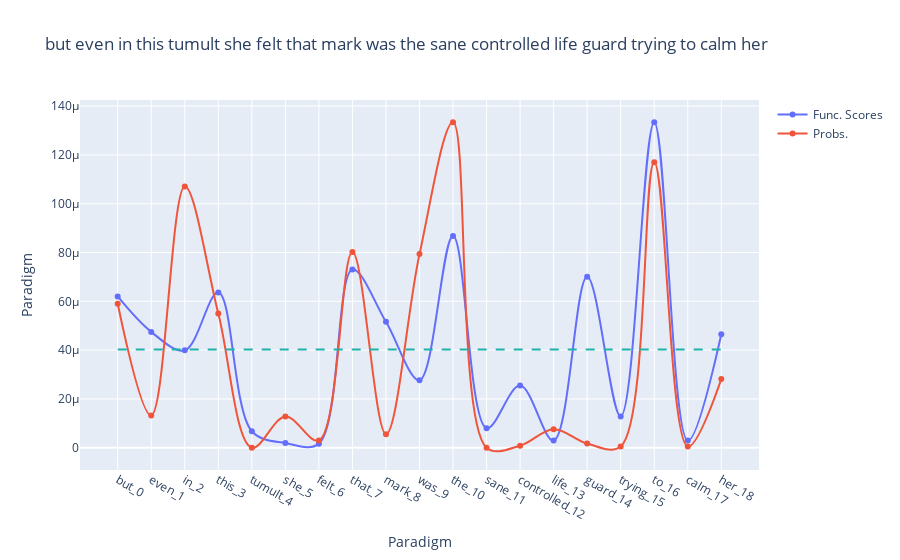

Notebook code for this chart:
### Code cell
print(text.chain)

print([text.chain.labels[i] for i in text.type_chain.scores_min])

text.type_chain.plot_scores(show_mean=True, show_probs=True)

### Figure 1 — Plotly figure (JSON) as saved in the notebook; plotly's stock layout.template omitted (floating-point values rounded to 4 significant figures)
{"data": [{"line": {"shape": "spline"}, "mode": "lines+markers", "name": "Func. Scores", "type": "scatter", "x": ["but_0", "even_1", "in_2", "this_3", "tumult_4", "she_5", "felt_6", "that_7", "mark_8", "was_9", "the_10", "sane_11", "controlled_12", "life_13", "guard_14", "trying_15", "to_16", "calm_17", "her_18"], "y": [6.199e-05, 4.748e-05, 3.993e-05, 6.364e-05, 6.758e-06, 1.949e-06, 1.682e-06, 7.302e-05, 5.159e-05, 2.768e-05, 8.681e-05, 8.009e-06, 2.547e-05, 2.952e-06, 7.005e-05, 1.284e-05, 0.0001334, 2.928e-06, 4.655e-05]}, {"line": {"shape": "spline"}, "mode": "lines+markers", "name": "Probs.", "type": "scatter", "x": ["but_0", "even_1", "in_2", "this_3", "tumult_4", "she_5", "felt_6", "that_7", "mark_8", "was_9", "the_10", "sane_11", "controlled_12", "life_13", "guard_14", "trying_15", "to_16", "calm_17", "her_18"], "y": [5.9e-05, 1.324e-05, 0.000107, 5.505e-05, 0, 1.284e-05, 2.957e-06, 8.02e-05, 5.552e-06, 7.935e-05, 0.0001334, 0, 8.472e-07, 7.578e-06, 1.727e-06, 4.996e-07, 0.000117, 5.321e-07, 2.814e-05]}], "layout": {"shapes": [{"line": {"color": "LightSeaGreen", "dash": "dash", "width": 2}, "type": "line", "x0": 0, "x1": 18, "y0": 4.025e-05, "y1": 4.025e-05}], "title": {"text": "but even in this tumult she felt that mark was the sane controlled life guard trying to calm her"}, "xaxis": {"title": {"text": "Paradigm"}}, "yaxis": {"title": {"text": "Paradigm"}}}}
